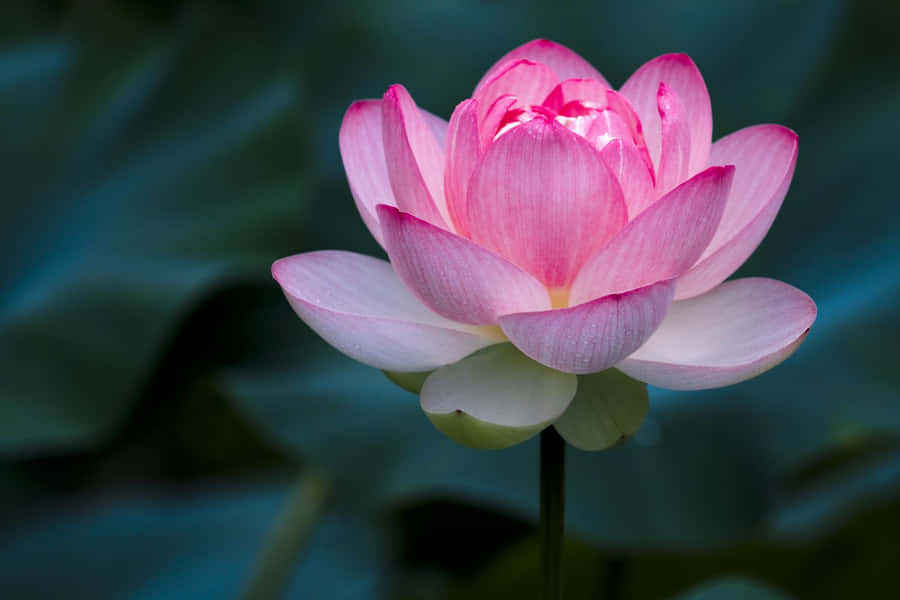
#> input picture image1.jpg, 900 x 600 px
$ python h9.py
#> lines starting #> are read from the running program, lines starting #| are printed output that depends on the picture
import cv2
import matplotlib.pyplot as plt

# Read image
img = cv2.imread("image1.jpg")
#> img is the input picture: shape (600, 900, 3); mean B, G, R 76.2, 66.4, 64.7

if img is None:
    print("Image not found. Check the file name.")
    exit()

# Resize image
out = cv2.resize(img, None, fx=8, fy=5)
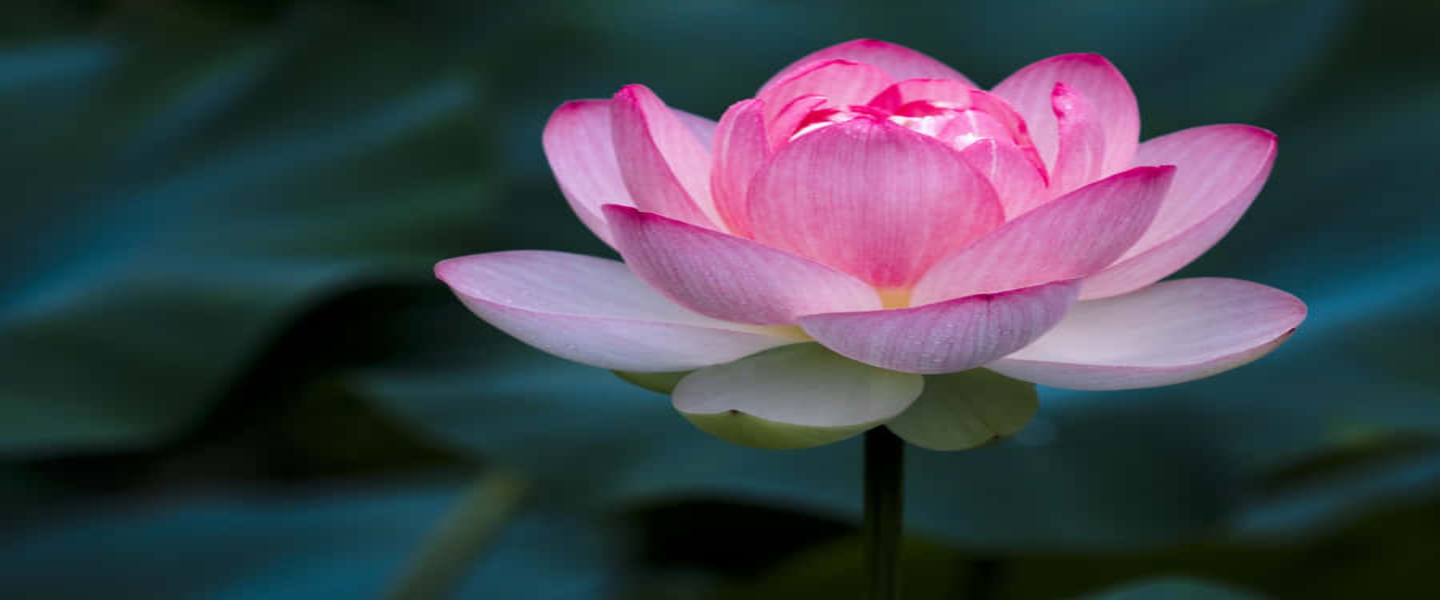
#> out: shape (3000, 7200, 3) (shown at 1/5 size); mean B, G, R 76.2, 66.4, 64.7

# Convert BGR to RGB
img_rgb = cv2.cvtColor(img, cv2.COLOR_BGR2RGB)
out_rgb = cv2.cvtColor(out, cv2.COLOR_BGR2RGB)

# Display original and scaled images
plt.figure(figsize=(10, 5))

plt.subplot(1, 2, 1)
plt.imshow(img_rgb)
plt.title("Original Image")
plt.axis("off")

plt.subplot(1, 2, 2)
plt.imshow(out_rgb)
plt.title("Scaled Image")
plt.axis("off")

plt.tight_layout()
plt.show()
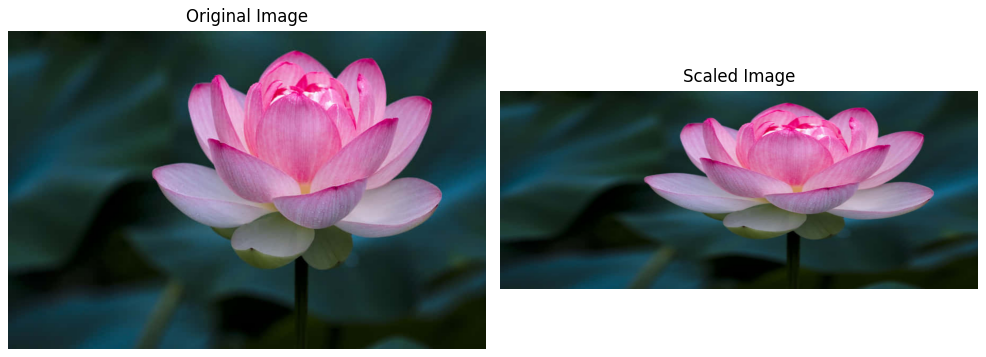
#> figure drawn by matplotlib, 2 panels

# Save output
cv2.imwrite("scaled.jpg", out)

print("Image Scaling successful!")
print("Output saved as scaled.jpg")

$ run again, with image2.jpg copied over image1.jpg
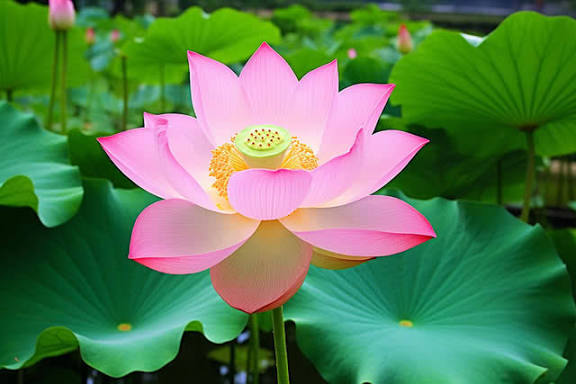
#> input picture image2.jpg, 576 x 384 px
#> img is the input picture: shape (384, 576, 3); mean B, G, R 82.8, 124.7, 89.6
#> `out = cv2.resize(img, None, fx=8, fy=5)`:
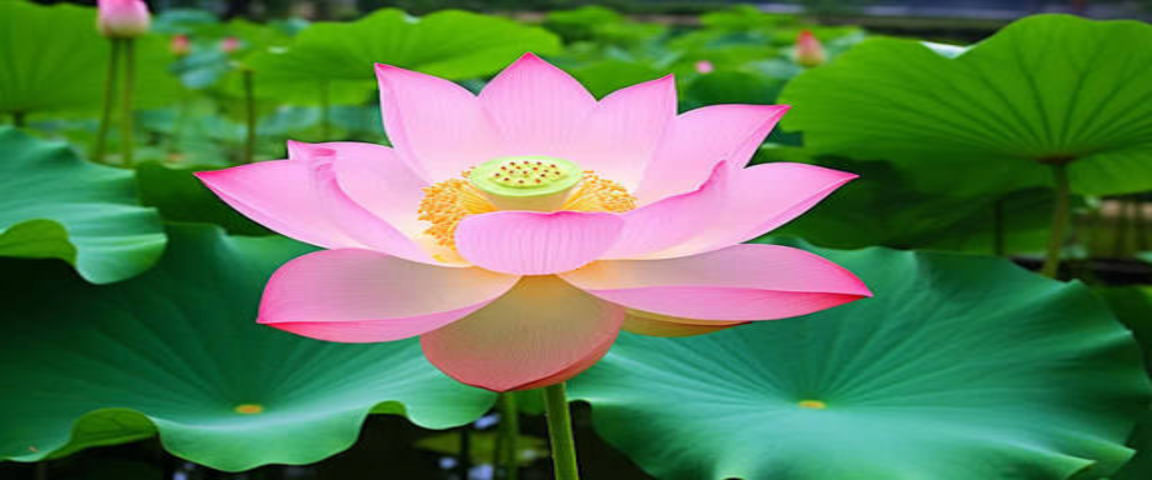
#> out: shape (1920, 4608, 3) (shown at 1/4 size); mean B, G, R 82.7, 124.6, 89.5
#> `plt.show()`:
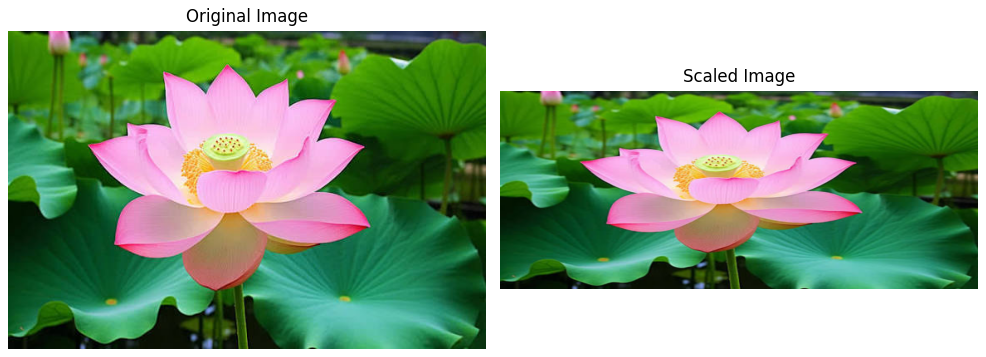
#> figure drawn by matplotlib, 2 panels
